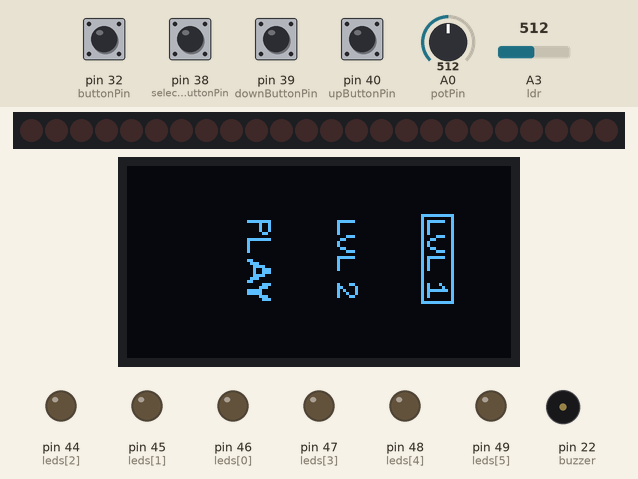
Bench run of a sketch on a simulated Arduino Mega 2560, built with avr-gcc and run on an emulated ATmega2560. Parts: 24 shift-register outputs drawn as a row of LEDs (first output left, lit = HIGH), 128×64 one-colour display, output pins drawn as LEDs (lit = HIGH), buzzer (waves = sounding). Wiring (inferred from the names in the program): 3 × shift register (74HC595): data pin 51; shift clock pin 52; latch pin 50; MR pin 53. Wiring (inferred from the signals the program sends): row of LEDs: on Q0, Q1, Q2, Q3, Q4, Q5, Q6, Q7, Q8, Q9, Q10, Q11, Q12, Q13, Q14, Q15, Q16, Q17, Q18, Q19, Q20, Q21, Q22, Q23. The inputs (shaded band) are chosen by the test bench; at power-on: pin 32 (buttonPin), pin 38 (selectionButtonPin), pin 39 (downButtonPin), pin 40 (upButtonPin) LOW, A0 (potPin) = 512, A3 (ldr) = 512. Random numbers use the default seed unless the sketch sets one; pins used as bus, display or sensor lines are not drawn; what the sketch prints to the serial monitor is not drawn.

Above: at 1.2 s.
1.3 s: pin 38 (selectionButtonPin) pulled HIGH for 1 s
At 1.94 s:
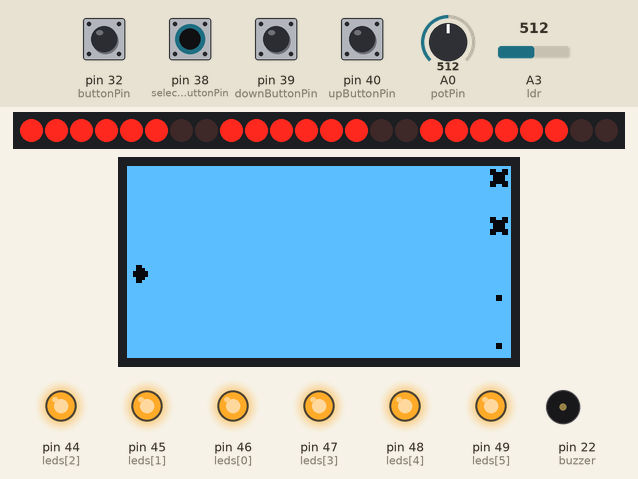
4.5 s: A0 (potPin) set to 716
At 4.98 s:
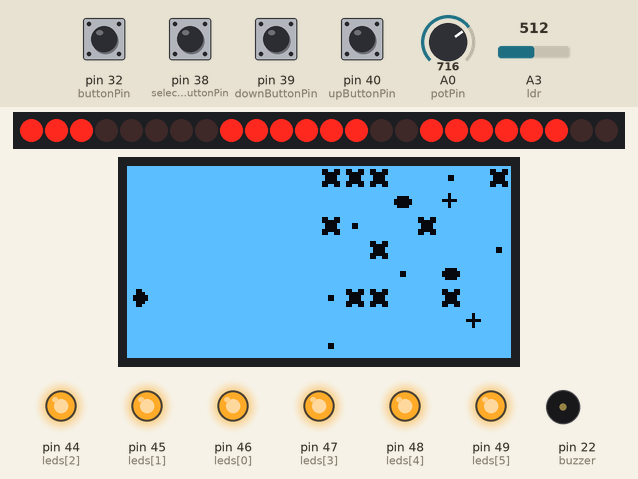
7.5 s: pin 32 (buttonPin) pulled HIGH for 1 s
At 8.03 s:
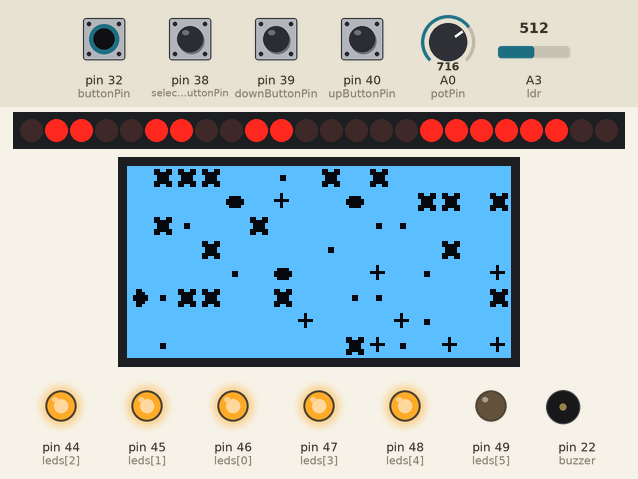
10.0 s: A0 (potPin) set to 900
At 10.25 s:
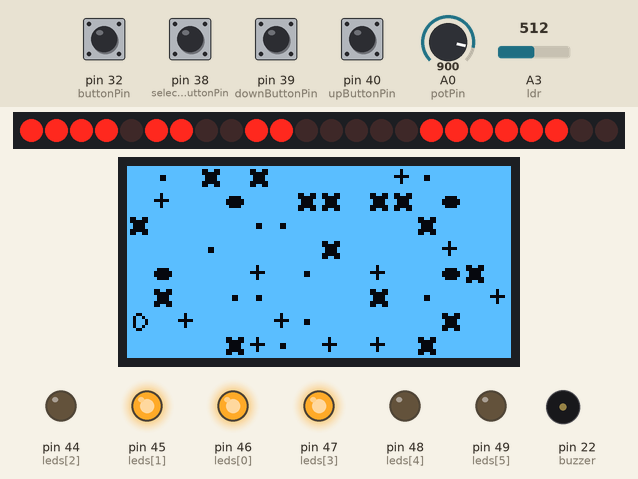
12.4 s: pin 32 (buttonPin) pulled HIGH for 1 s
At 12.87 s:
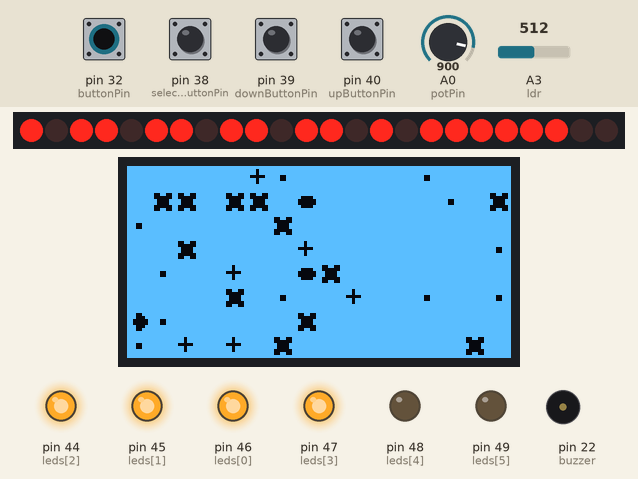
14.9 s: A0 (potPin) set to 1023
At 15.51 s:
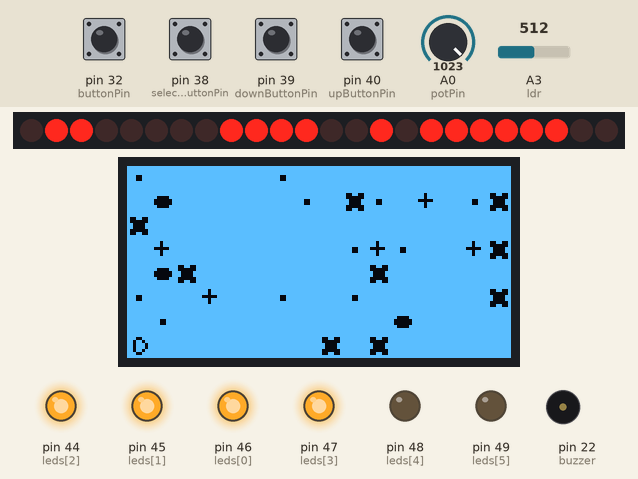
Timing chart, 0 to 20.3 s (numbered marks = the images above; inputs shaded):
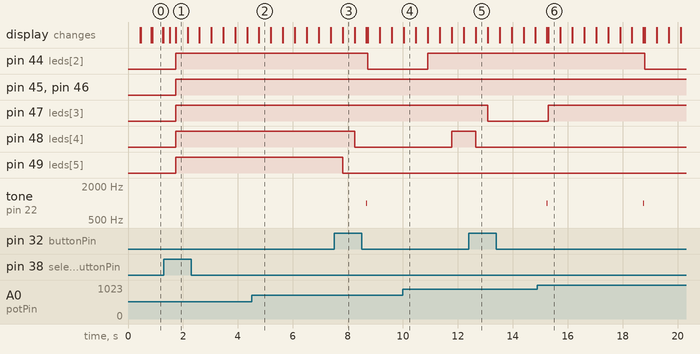

Measured:
- after the input at 1.3 s, pin 44 (leds[2]), pin 45 (leds[1]), pin 46 (leds[0]), pin 47 (leds[3]), pin 48 (leds[4]), pin 49 (leds[5]): LOW → HIGH after 0.43 s
- after the input at 7.5 s, pin 48 (leds[4]): HIGH → LOW after 0.76 s; pin 49 (leds[5]): HIGH → LOW after 0.32 s
- after the input at 10.0 s, pin 44 (leds[2]): LOW → HIGH after 0.91 s
- after the input at 12.4 s, pin 47 (leds[3]): HIGH → LOW after 0.69 s; pin 48 (leds[4]): HIGH → LOW after 0.25 s
- by itself, tone on pin 22 (buzzer): alternates 1000 Hz for 0.03 s and silent for 3.5 s
- what the display in image 1 shows lasts 0.5 s, from 1.7 s to 2.2 s

The sketch:

SpaceGame_Arduino_.ino
```cpp
#include <Wire.h>
#include <Adafruit_GFX.h>
#include <Adafruit_SSD1306.h>
#include <ArduinoSTL.h>

#define _GLIBCXX_USE_NOEXCEPT

#define SCREEN_WIDTH 128 // OLED display width, in pixels
#define SCREEN_HEIGHT 64 // OLED display height, in pixels

const byte potPin=A0;
const int buzzer = 22;
int potDeger, ct;
int buttonState = 0, buttonPin = 32;
int selectionState = 0, selectionButtonPin = 38;
int downState = 0, downButtonPin = 39;
int upState = 0, upButtonPin = 40;
int leds[] = {46, 45, 44, 47, 48, 49};
#define LATCH 50
#define DATA 51
#define CLK 52
#define MR 53

byte numbers[10]={63, 6, 91, 79, 102, 109, 125, 7, 127, 111};
// Declaration for an SSD1306 display connected to I2C (SDA, SCL pins)
Adafruit_SSD1306 display(SCREEN_WIDTH, SCREEN_HEIGHT, &Wire, -1);

class Plane
{
public:
  int num = 5;
  int loc = 4;
  int health = 3;
  int bullet = 3;
  int score = 0;
  int passedEnemy = 0;
  bool immune = false;
  int a = 1200;
};

class Bullet
{
public:
  int num = 7;
  int x_loc;
  int y_loc;

  Bullet(Plane* plane)
  {
    x_loc = 0;
    y_loc = plane->loc;
  }
};
int ldr()
{
  int sensorValue = analogRead(A3);
  Serial.print("LDR: ");
  Serial.println(sensorValue);
  return sensorValue;
}
void showHealth_Bullet(int health, int bullet)
{
  for(int i = 0; i < 6; i++)
  {
    pinMode(leds[i], OUTPUT);
    digitalWrite(leds[i], LOW);

  }

  for(int i = 0; i < health; i++)
  {
     digitalWrite(leds[i], HIGH);
  }
  for(int i = 3; i < bullet + 3; i++)
  {
     digitalWrite(leds[i], HIGH);
  }

}

void showScore(int score)
{
  digitalWrite(LATCH, LOW);
  byte first_digit= score/100;
  score = score % 100;
  byte second_digit = score/10;
  byte third_digit = score%10;
  shiftOut(DATA,CLK,MSBFIRST, numbers[first_digit]);
  shiftOut(DATA,CLK,MSBFIRST, numbers[second_digit]);
  shiftOut(DATA,CLK,MSBFIRST, numbers[third_digit]);
  digitalWrite(LATCH, HIGH);

}

void printMatrix(int rows, int cols, int** matrix, Plane* plane)
{
	matrix[0][plane->loc] = plane->num;
  display.clearDisplay();
  display.setTextSize(1);
  display.setTextColor(WHITE);
    for (int i = 0; i < rows; i++) {

        for (int j = 0; j < cols; j++) {
            switch(matrix[i][j]){
              case 1:
                display.fillRect(128-(rows-i)*8+3,3+(j*8), 2, 2, WHITE);
                break;
              case 2:
                display.fillRect(129-((rows-i)*8),1+(j*8), 1, 2, WHITE);
                display.fillRect(129-((rows-i)*8),5+(j*8), 1, 2, WHITE);
                display.fillRect(130-((rows-i)*8),1+(j*8), 1, 6, WHITE);
                display.fillRect(131-((rows-i)*8),2+(j*8), 2, 4, WHITE);
                display.fillRect(133-((rows-i)*8),1+(j*8), 1, 6, WHITE);
                display.fillRect(134-((rows-i)*8),1+(j*8), 1, 2, WHITE);
                display.fillRect(134-((rows-i)*8),5+(j*8), 1, 2, WHITE);
                break;
              case 3:
                display.fillRect(129-((rows-i)*8),3+(j*8), 5, 1, WHITE);
                display.fillRect(131-((rows-i)*8),1+(j*8), 1, 5, WHITE);
                break;
              case 5:
                if(plane->immune)
                {
                  display.fillRect(130-((rows-i)*8),2+(j*8), 1, 4, WHITE);
                  display.fillRect(131-((rows-i)*8),1+(j*8), 2, 1, WHITE);
                  display.fillRect(131-((rows-i)*8),6+(j*8), 2, 1, WHITE);
                  display.fillRect(133-((rows-i)*8),2+(j*8), 1, 1, WHITE);
                  display.fillRect(133-((rows-i)*8),5+(j*8), 1, 1, WHITE);
                  display.fillRect(134-((rows-i)*8),3+(j*8), 1, 2, WHITE);
                }else
                {
                  display.fillRect(130-((rows-i)*8),3+(j*8), 1, 2, WHITE);
                  display.fillRect(131-((rows-i)*8),1+(j*8), 2, 6, WHITE);
                  display.fillRect(133-((rows-i)*8),2+(j*8), 1, 4, WHITE);
                  display.fillRect(134-((rows-i)*8),3+(j*8), 1, 2, WHITE);
                }
                break;
              case 7:
                display.fillRect(133-(rows-i)*8,3+(j*8),2,2, WHITE);
                display.fillRect(131-(rows-i)*8,2+(j*8),2,4, WHITE);
                display.fillRect(129-(rows-i)*8,1+(j*8),2,6, WHITE);
                break;

              case 8:
                display.fillRect(129-((rows-i)*8),3+(j*8), 1, 2, WHITE);
                display.fillRect(130-((rows-i)*8),2+(j*8), 4, 4, WHITE);
                display.fillRect(134-((rows-i)*8),3+(j*8), 1, 2, WHITE);
                break;
            }

        }
    }
    if(ldr()>180)
      display.invertDisplay(true);
    else
      display.invertDisplay(false);

    display.display();
}


void enemyPassed(int rows, int cols, int** matrix, Plane* plane)
{
        for (int i = 0; i < cols; i++)
        {
                if (matrix[0][i] == 1 || matrix[0][i] == 2)
                {
                        plane->passedEnemy++;
                }   }
        if (plane->passedEnemy >= 14)
        {
                if (plane->health < 3)
                        plane->health++;
                if (plane->bullet < 3)
                        plane->bullet++;
                plane->passedEnemy = 0;
        }
}


void fire(int** matrix, Plane* plane,  std::vector<Bullet>* bullets)
{
        if (plane->bullet <= 3 && plane->bullet > 0)
        {
                plane->bullet--;
                Bullet bullet(plane);
                bullets->push_back(bullet);
        }
}

void createObj(int** matrix, int rows, int cols, Plane* plane, std::vector<Bullet>* bullets)
{
  for (int i = 0; i < bullets->size(); i++)
	{
		if (bullets->at(i).x_loc != 0)
			matrix[bullets->at(i).x_loc][bullets->at(i).y_loc] = bullets->at(i).num;
	}
	int* newRow;
	int objNum = random(0, cols);// % cols;

	for (int i = 0; i < objNum; i++)
	{
		int objType = random(1, 3);// % 2 + 1;
		int chance = random(0, 100);// % 100;
		int objLoc = random(0, cols);// % cols;
		if (chance > 10 && chance < 20)
			objType = 3;

		if (chance < 10)
			objType = 8;

		if (objLoc == cols - 1 && matrix[rows - 1][objLoc - 1] != 1 && matrix[rows - 1][objLoc - 1] != 2)
			matrix[rows - 1][objLoc] = objType;
		else if (objLoc == 0 && matrix[rows - 1][objLoc + 1] != 1 && matrix[rows - 1][objLoc + 1] != 2)
			matrix[rows - 1][objLoc] = objType;
		else if (matrix[rows - 1][objLoc + 1] != 1 && matrix[rows - 1][objLoc + 1] != 2 && matrix[rows - 1][objLoc - 1] != 1 && matrix[rows - 1][objLoc - 1] != 2)
			matrix[rows - 1][objLoc] = objType;
	}

  ct = analogRead(potPin);

  if(potDeger > ct && plane->loc != 0)
  {
    plane->loc--;
    if (matrix[0][plane->loc] == 1 || matrix[0][plane->loc] == 2)
	  {
		  if (!plane->immune)
		  {
			  plane->health--;
			  plane->immune = true;
        tone(buzzer, 1000);
        delay(30);
        noTone(buzzer);
		  }
	  }
    if (matrix[0][plane->loc] == 3 && plane->health < 3)
	  	plane->health++;

    if (matrix[0][plane->loc] == 8)
	  {
		  plane->immune = true;
		  plane->a = 1200;
	  }

  }
  else if(potDeger < ct && plane->loc != cols - 1)
  {
    plane->loc++;
    if (matrix[0][plane->loc] == 1 || matrix[0][plane->loc] == 2)
	  {
		  if (!plane->immune)
		  {
			  plane->health--;
        tone(buzzer, 1000);
        delay(30);
        noTone(buzzer);
			  plane->immune = true;
		  }
	  }
    if (matrix[0][plane->loc] == 3 && plane->health < 3)
	  	plane->health++;

    if (matrix[0][plane->loc] == 8)
	  {
		  plane->immune = true;
		  plane->a = 1200;
	  }

  }
  else if(potDeger == ct)
  {
    if (matrix[0][plane->loc] == 1 || matrix[0][plane->loc] == 2)
	  {
		  if (!plane->immune)
		  {
			  plane->health--;
        tone(buzzer, 1000);
        delay(30);
        noTone(buzzer);
			  plane->immune = true;
		  }
	  }
    if (matrix[0][plane->loc] == 3 && plane->health < 3)
	  	plane->health++;

    if (matrix[0][plane->loc] == 8)
	  {
		  plane->immune = true;
		  plane->a = 1200;
	  }
  }
  buttonState = digitalRead(buttonPin);
     if(buttonState == HIGH)
      fire(matrix, plane, bullets);


  printMatrix(rows, cols, matrix, plane);
  Serial.print("Can: ");Serial.println((int)plane->health);
  Serial.print( "Dusman: ");Serial.println((int)plane->passedEnemy);
  Serial.print( "Mermi: "); Serial.println((int)plane->bullet);
  Serial.print( "Skor: ");Serial.println((int)plane->score);
  Serial.println();


	for (int i = 0; i < bullets->size(); i++)
	{
		if (bullets->at(i).x_loc == rows)
		{
			bullets->erase(bullets->begin() + i);
			i--;
			continue;
		}
		if (matrix[bullets->at(i).x_loc + 1][bullets->at(i).y_loc] == 1 || matrix[bullets->at(i).x_loc + 1][bullets->at(i).y_loc] == 2)
		{
			matrix[bullets->at(i).x_loc + 1][bullets->at(i).y_loc] --;
			matrix[bullets->at(i).x_loc][bullets->at(i).y_loc] = 0;
			bullets->erase(bullets->begin() + i);
			i--;
			continue;
		}
		else if (matrix[bullets->at(i).x_loc + 2][bullets->at(i).y_loc] == 1 || matrix[bullets->at(i).x_loc + 2][bullets->at(i).y_loc] == 2)
		{
			matrix[bullets->at(i).x_loc + 2][bullets->at(i).y_loc] --;
	    matrix[bullets->at(i).x_loc][bullets->at(i).y_loc] = 0;
			bullets->erase(bullets->begin() + i);
			i--;
			continue;
		}

		if (bullets->size() > 0)
			bullets->at(i).x_loc++;
	}
	//scoreee
	plane->score++;

  // health & immune
	if (plane->immune)
		plane->a--;

	if (plane->a < 0)
	{
		plane->immune = false;
		plane->a = 1200;
	}

	for (int i = 0; i < bullets->size(); i++)
	{
		matrix[bullets->at(i).x_loc - 1][bullets->at(i).y_loc] = 0;
	}

  enemyPassed(rows, cols, matrix, plane);

	for (int i = 0; i < rows - 1; i++)
	{
		for (int j = 0; j < cols; j++)
			matrix[i][j] = matrix[i + 1][j];
	}

	for (int i = 0; i < cols; i++)
	{
		matrix[rows - 1][i] = 0;
	}


}

void firstScreen()
{
  display.clearDisplay();
  display.setTextSize(1);
  display.setTextColor(WHITE);
  // P
  display.fillRect(40, 18, 8, 1, WHITE);
  display.fillRect(44, 19, 1, 3, WHITE);
  display.fillRect(47, 19, 1, 3, WHITE);
  display.fillRect(45, 22, 2, 1, WHITE);
  // L
  display.fillRect(40, 24, 1, 5, WHITE);
  display.fillRect(40, 24, 8, 1, WHITE);
  // A
  display.fillRect(40, 31, 1, 1, WHITE);
  display.fillRect(41, 31, 1, 2, WHITE);
  display.fillRect(42, 32, 2, 6, WHITE);
  display.drawRect(43, 33, 3, 4, WHITE);
  display.fillRect(46, 34, 2, 2, WHITE);
  display.fillRect(40, 38, 1, 1, WHITE);
  display.fillRect(41, 37, 1, 2, WHITE);
  display.fillRect(43, 34, 1, 2, BLACK);
  // Y
  display.fillRect(40, 41, 4, 2, WHITE);
  display.fillRect(44, 40, 1, 4, WHITE);
  display.fillRect(45, 39, 3, 1, WHITE);
  display.fillRect(45, 40, 2, 1, WHITE);
  display.fillRect(45, 43, 2, 1, WHITE);
  display.fillRect(45, 44, 3, 1, WHITE);
  /////////////////////////////////////////
  // L
  display.fillRect(100, 18, 1, 5, WHITE);
  display.fillRect(100, 18, 6, 1, WHITE);

  //V
  display.fillRect(103, 23, 3, 1, WHITE);
  display.fillRect(101, 24, 2, 1, WHITE);
  display.fillRect(100, 25, 1, 2, WHITE);
  display.fillRect(101, 27, 2, 1, WHITE);
  display.fillRect(103, 28, 3, 1, WHITE);

  // L
  display.fillRect(100, 30, 1, 5, WHITE);
  display.fillRect(100, 30, 6, 1, WHITE);

  // 1
  display.drawRect(100, 39, 1, 5, WHITE);
  display.drawRect(100, 41, 7, 1, WHITE);
  display.drawRect(104, 39, 1, 1, WHITE);
  display.drawRect(105, 40, 1, 1, WHITE);

  ///////////////////////////////////////////
  // L
  display.fillRect(70, 18, 1, 5, WHITE);
  display.fillRect(70, 18, 6, 1, WHITE);

  //V
  display.fillRect(73, 23, 3, 1, WHITE);
  display.fillRect(71, 24, 2, 1, WHITE);
  display.fillRect(70, 25, 1, 2, WHITE);
  display.fillRect(71, 27, 2, 1, WHITE);
  display.fillRect(73, 28, 3, 1, WHITE);

  // L
  display.fillRect(70, 30, 1, 5, WHITE);
  display.fillRect(70, 30, 6, 1, WHITE);

  // 2
  display.fillRect(70, 39, 1, 5, WHITE);
  display.fillRect(71, 40, 1, 1, WHITE);
  display.fillRect(72, 41, 1, 1, WHITE);
  display.fillRect(73, 42, 1, 1, WHITE);
  display.fillRect(74, 43, 2, 1, WHITE);
  display.fillRect(76, 40, 1, 3, WHITE);
  display.fillRect(74, 39, 2, 1, WHITE);

  int counter = 1, level = 1;
  pinMode(upButtonPin,INPUT);
  pinMode(downButtonPin,INPUT);
  pinMode(selectionButtonPin,INPUT);
  while(true)
  {
    if(counter == 1)
    {
      //1_frame
      display.drawRect(98, 16, 11, 30, WHITE);
      display.display();
      delay(153);
      display.drawRect(98, 16, 11, 30, BLACK);
      display.display();
    }
    if(counter == 2)
    {
      // 2_frame
      display.drawRect(68, 16, 11, 30, WHITE);
      display.display();
      delay(153);
      display.drawRect(68, 16, 11, 30, BLACK);
      display.display();
    }
    if(counter == 3)
    {
      // play_frame
      display.drawRect(38, 16, 12, 31, WHITE);
      display.display();
      delay(153);
      display.drawRect(38, 16, 12, 31, BLACK);
      display.display();
    }

    if(digitalRead(downButtonPin) == HIGH && counter != 3)
      counter++;
     else if (digitalRead(downButtonPin) == HIGH && counter == 3)
      counter = 1;
    if(digitalRead(upButtonPin) == HIGH  && counter != 1)
      counter--;
    else if (digitalRead(upButtonPin) == HIGH && counter == 1)
      counter = 3;
    if(digitalRead(selectionButtonPin) == HIGH  && counter == 1)
    {
      display.drawRect(98, 16, 11, 30, WHITE);
      display.drawRect(68, 16, 11, 30, BLACK);
      display.display();
      level = 1;
      counter = 3;
    }
    else if (digitalRead(selectionButtonPin) == HIGH && counter == 2)
    {
      display.drawRect(68, 16, 11, 30, WHITE);
      display.drawRect(98, 16, 11, 30, BLACK);
      display.display();
      level = 2;
      counter = 3;
    }
    else if (digitalRead(selectionButtonPin) == HIGH && counter == 3)
    {
      gameScreen(level);
    }
  }
}

void gameScreen(int level)
{
  pinMode(buttonPin,INPUT);
  pinMode(buzzer, OUTPUT);

  for(int i = 0; i < 6; i++)
  {
    pinMode(leds[i], OUTPUT);
  }

  int rows = 16;
	int cols = 8;
	int** matrix = new int* [rows];
  float milliSec = 400;
  int time = 0;
	for (int i = 0; i < rows; i++) {
		matrix[i] = new int[cols];
		for (int j = 0; j < cols; j++) {
			matrix[i][j] = 0;
		}
	}
	std::vector<Bullet> bullets;
	Plane plane;
  potDeger=analogRead(potPin);
  ct = potDeger;
	while(true)
	{
    if(plane.health == 0)
      break;
    showScore(plane.score);
		createObj(matrix, rows, cols, &plane, &bullets);
    showHealth_Bullet(plane.health, plane.bullet);
    potDeger=analogRead(potPin);
    delay(milliSec);
    if(plane.immune)
    {
      plane.a -= milliSec;
      Serial.print("immune");Serial.println(plane.a);
    }

    if(level == 2 && time > 4000)
    {
      milliSec *= 0.8;

      time -= 4000;
    }
    time +=milliSec;
    Serial.print("Delay: ");
    Serial.println(milliSec);
    Serial.print("Sure: ");
    Serial.println(time);
	}
  firstScreen();

}

void setup() {

  Serial.begin(115200);
  display.begin(SSD1306_SWITCHCAPVCC, 0x3C);
  pinMode(buzzer, OUTPUT);

  pinMode (LATCH, OUTPUT);
  pinMode(DATA, OUTPUT);
  pinMode(CLK, OUTPUT);
  pinMode(MR, OUTPUT);
  digitalWrite(MR, LOW);
  digitalWrite(MR, HIGH);
}
void loop() {

 firstScreen();

}
```
